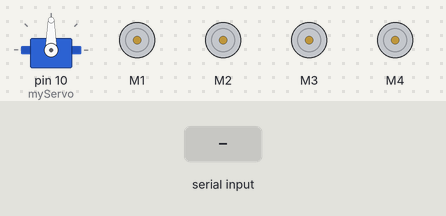
Bench run of a sketch on a simulated Arduino Uno, built with avr-gcc and run on an emulated ATmega328P. Parts: servo, 4 × DC motor (green arrow = forward, orange = backward, longer = faster). The inputs (shaded band) are chosen by the test bench.

Above: at 1.2 s.
1.3 s: "*turn right" received over Serial
At 2.9 s:
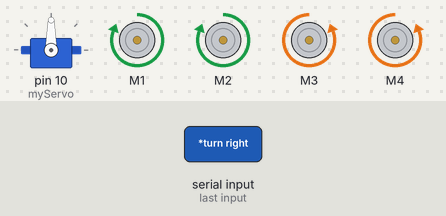
4.3 s: "*move forward" received over Serial
At 4.7 s:
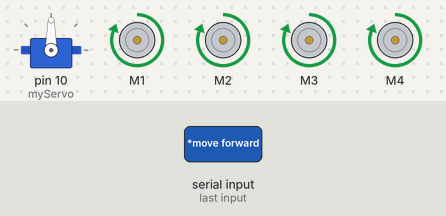
7.3 s: "*move backward" received over Serial
At 8.6 s:
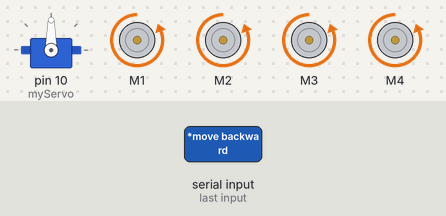
10.3 s: "*turn left" received over Serial
At 11.9 s:
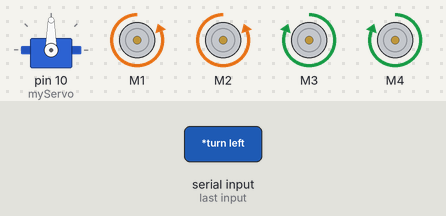
13.3 s: "*turn right" received over Serial
At 13.8 s:
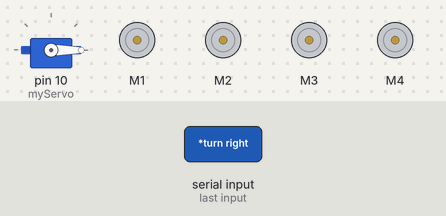
Timing chart, 0 to 16.4 s (numbered marks = the images above; inputs shaded):
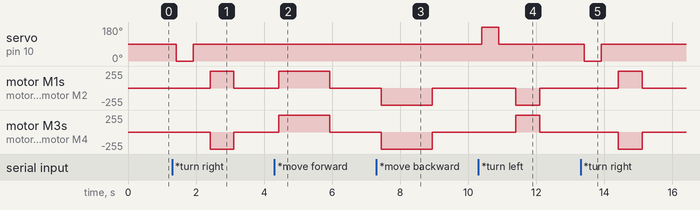

The sketch:

voicecontrolledcar.ino
```cpp
// Arduino Voice Controlled Car
// Before uploading the code you have to install the necessary library//
//AFMotor Library https://learn.adafruit.com/adafruit-motor-shield/library-install //
//Servo Library https://github.com/arduino-libraries/Servo.git //

#include <AFMotor.h> //Adafruit Motor Shield Library. First you must download and install AFMotor library
#include <Servo.h>   //Servo library. This is standard library. (Sketch -> Include Library -> Servo)
String voice;

AF_DCMotor motor1 (1, MOTOR12_1KHZ); //create motor #1 using M1 output on Motor Drive Shield, set to 1kHz PWM frequency
AF_DCMotor motor2 (2, MOTOR12_1KHZ); //create motor #2 using M2 output on Motor Drive Shield, set to 1kHz PWM frequency
AF_DCMotor motor3 (3, MOTOR34_1KHZ); //create motor #3 ysing M3 output on Motor Driver Shield,set to 1kHz PWM frequency
AF_DCMotor motor4 (4, MOTOR34_1KHZ); //create motor #4 ysing M4 output on Motor Driver Shield,set to 1kHz PWM frequency

Servo myServo; //define servo name


void setup()
{
  Serial.begin(9600); //start serial communication
  myServo.attach(10); //define our servo pin (the motor shield servo1 input = digital pin 10)
  myServo.write(90);  //servo position is 90 degrees

}

void loop()
{
  while (Serial.available()){ //Check if there is an available byte to read
     delay(10); //Delay added to make thing stable
    char c = Serial.read(); //Conduct a serial read
    if (c == '#') {break;} //Exit the loop when the # is detected after the word
    voice += c; //Shorthand for voice = voice + c
  }
  if (voice.length() > 0){
    if(voice == "*move forward"){
      forward_car();
      }
    else if(voice =="*move backward"){
      back_car();
      }
    else if(voice == "*turn right") {
      right_car();
    }
    else if(voice == "*turn left") {
      left_car();
    }
    else if(voice == "*stop") {
      stop_car();
    }

  voice=""; //Reset the variable after initiating
  }
}

void forward_car()
{
  motor1.setSpeed(255); //Define maximum velocity
  motor1.run(FORWARD); //rotate the motor clockwise
  motor2.setSpeed(255); //Define maximum velocity
  motor2.run(FORWARD); //rotate the motor clockwise
  motor3.setSpeed(255);//Define maximum velocity
  motor3.run(FORWARD); //rotate the motor clockwise
  motor4.setSpeed(255);//Define maximum velocity
  motor4.run(FORWARD); //rotate the motor clockwise
  delay(1500);
  motor1.run(RELEASE); //Stop the motor
  motor2.run(RELEASE); //Stop the motor
  motor3.run(RELEASE); //Stop the motor
  motor4.run(RELEASE); //Stop the motor
}

void back_car()
{
  motor1.setSpeed(255); //Define maximum velocity
  motor1.run(BACKWARD); //rotate the motor anti-clockwise
  motor2.setSpeed(255); //Define maximum velocity
  motor2.run(BACKWARD); //rotate the motor anti-clockwise
  motor3.setSpeed(255); //Define maximum velocity
  motor3.run(BACKWARD); //rotate the motor anti-clockwise
  motor4.setSpeed(255); //Define maximum velocity
  motor4.run(BACKWARD); //rotate the motor anti-clockwise]
   delay(1500);
  motor1.run(RELEASE); //Stop the motor
  motor2.run(RELEASE); //Stop the motor
  motor3.run(RELEASE); //Stop the motor
  motor4.run(RELEASE); //Stop the motor
}

void right_car()
{
  myServo.write(0);
  delay(500);
  myServo.write(90);
  delay(500);
   motor1.setSpeed(255); //Define maximum velocity
  motor1.run(FORWARD); //rotate the motor clockwise
  motor2.setSpeed(255); //Define maximum velocity
  motor2.run(FORWARD); //rotate the motor clockwise
  motor3.setSpeed(255); //Define maximum velocity
  motor3.run(BACKWARD); //rotate the motor anti-clockwise
  motor4.setSpeed(255); //Define maximum velocity
  motor4.run(BACKWARD); //rotate the motor anti-clockwise
  delay(700);
  motor1.run(RELEASE); //Stop the motor
  motor2.run(RELEASE); //Stop the motor
  motor3.run(RELEASE); //Stop the motor
  motor4.run(RELEASE); //Stop the motor
}
void left_car()
{
  myServo.write(180);
  delay(500);
  myServo.write(90);
  delay(500);
  motor1.setSpeed(255); //Define maximum velocity
  motor1.run(BACKWARD); //rotate the motor anti-clockwise
  motor2.setSpeed(255); //Define maximum velocity
  motor2.run(BACKWARD); //rotate the motor anti-clockwise
  motor3.setSpeed(255); //Define maximum velocity
  motor3.run(FORWARD);  //rotate the motor clockwise
  motor4.setSpeed(255); //Define maximum velocity
  motor4.run(FORWARD);  //rotate the motor clockwise
  delay(700);
  motor1.run(RELEASE); //Stop the motor
  motor2.run(RELEASE); //Stop the motor
  motor3.run(RELEASE); //Stop the motor
  motor4.run(RELEASE); //Stop the motor
}

void stop_car ()
{
  motor1.run(RELEASE); //Stop the motor
  motor2.run(RELEASE); //Stop the motor
  motor3.run(RELEASE); //Stop the motor
  motor4.run(RELEASE); //Stop the motor
}
```

Measured:
- after the input at 1.3 s, servo on pin 10 (myServo): 90° → 0° after 0.11 s, → 90° 0.50 s later; motor M1, motor M2: stopped → forward 255/255 after 1.1 s, → stopped 0.70 s later; motor M3, motor M4: stopped → backward 255/255 after 1.1 s, → stopped 0.70 s later
- after the input at 4.3 s, motor M1–4: stopped → forward 255/255 after 0.13 s, → stopped 1.5 s later
- after the input at 7.3 s, motor M1–4: stopped → backward 255/255 after 0.14 s, → stopped 1.5 s later
- after the input at 10.3 s, servo on pin 10 (myServo): 90° → 180° after 0.10 s, → 90° 0.50 s later; motor M1, motor M2: stopped → backward 255/255 after 1.1 s, → stopped 0.70 s later; motor M3, motor M4: stopped → forward 255/255 after 1.1 s, → stopped 0.70 s later
- after the input at 13.3 s, servo on pin 10 (myServo): 90° → 0° after 0.11 s, → 90° 0.50 s later; motor M1, motor M2: stopped → forward 255/255 after 1.1 s, → stopped 0.70 s later; motor M3, motor M4: stopped → backward 255/255 after 1.1 s, → stopped 0.70 s later
